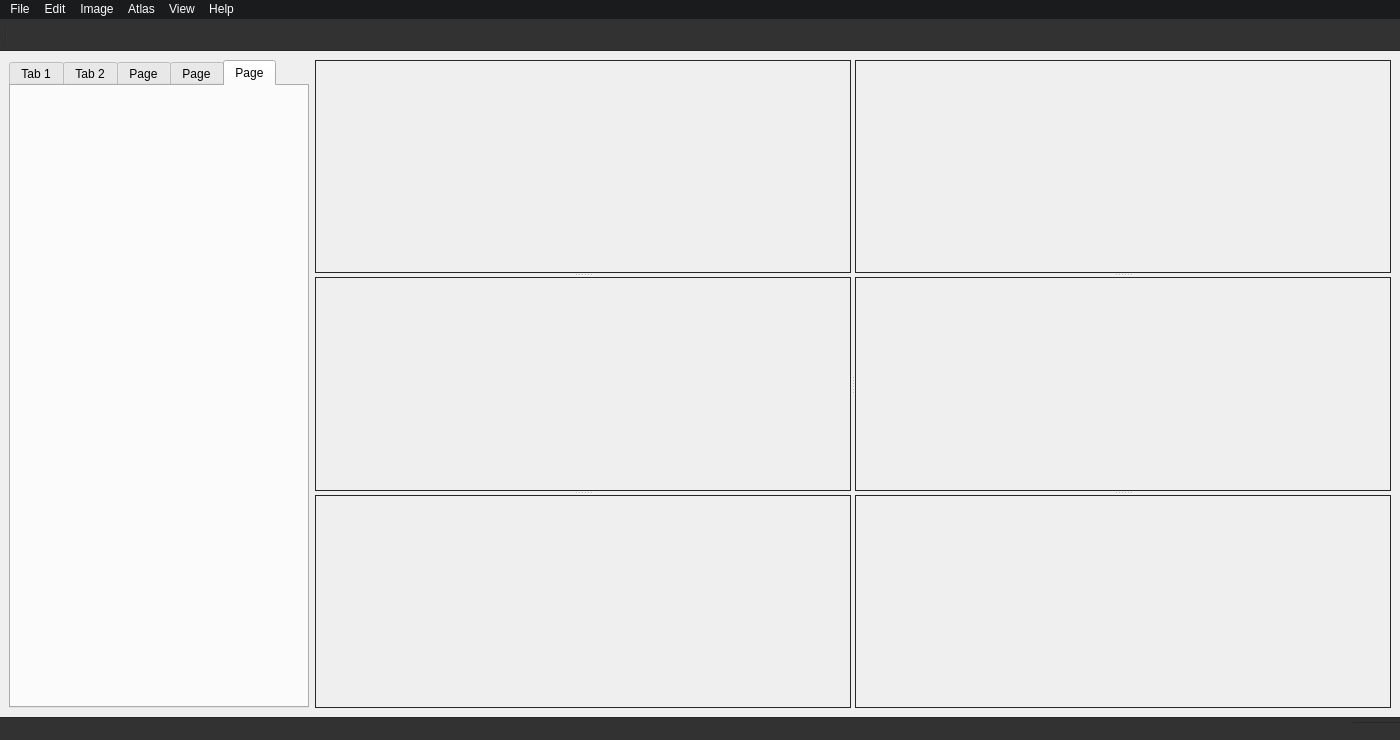
<?xml version="1.0" encoding="UTF-8"?>
<ui version="4.0">
 <class>MainWindow</class>
 <widget class="QMainWindow" name="MainWindow">
  <property name="geometry">
   <rect>
    <x>0</x>
    <y>0</y>
    <width>1400</width>
    <height>740</height>
   </rect>
  </property>
  <property name="windowTitle">
   <string>MainWindow</string>
  </property>
  <property name="styleSheet">
   <string notr="true"/>
  </property>
  <widget class="QWidget" name="centralwidget">
   <property name="styleSheet">
    <string notr="true"/>
   </property>
   <layout class="QGridLayout" name="gridLayout">
    <item row="0" column="1">
     <widget class="QSplitter" name="splitter_3">
      <property name="orientation">
       <enum>Qt::Horizontal</enum>
      </property>
      <widget class="QSplitter" name="splitter">
       <property name="orientation">
        <enum>Qt::Vertical</enum>
       </property>
       <widget class="QFrame" name="coronalframe">
        <property name="styleSheet">
         <string notr="true">border: 1px solid rgb(39, 39, 39);</string>
        </property>
        <property name="frameShape">
         <enum>QFrame::StyledPanel</enum>
        </property>
        <property name="frameShadow">
         <enum>QFrame::Raised</enum>
        </property>
       </widget>
       <widget class="QFrame" name="sagitalframe">
        <property name="styleSheet">
         <string notr="true">border: 1px solid rgb(39, 39, 39);</string>
        </property>
        <property name="frameShape">
         <enum>QFrame::StyledPanel</enum>
        </property>
        <property name="frameShadow">
         <enum>QFrame::Raised</enum>
        </property>
       </widget>
       <widget class="QFrame" name="horizontalframe">
        <property name="styleSheet">
         <string notr="true">border: 1px solid rgb(39, 39, 39);</string>
        </property>
        <property name="frameShape">
         <enum>QFrame::StyledPanel</enum>
        </property>
        <property name="frameShadow">
         <enum>QFrame::Raised</enum>
        </property>
       </widget>
      </widget>
      <widget class="QSplitter" name="splitter_2">
       <property name="orientation">
        <enum>Qt::Vertical</enum>
       </property>
       <widget class="QFrame" name="sagitalcopyframe">
        <property name="styleSheet">
         <string notr="true">border: 1px solid rgb(39, 39, 39);</string>
        </property>
        <property name="frameShape">
         <enum>QFrame::StyledPanel</enum>
        </property>
        <property name="frameShadow">
         <enum>QFrame::Raised</enum>
        </property>
       </widget>
       <widget class="QFrame" name="histview">
        <property name="styleSheet">
         <string notr="true">border: 1px solid rgb(39, 39, 39);</string>
        </property>
        <property name="frameShape">
         <enum>QFrame::StyledPanel</enum>
        </property>
        <property name="frameShadow">
         <enum>QFrame::Raised</enum>
        </property>
       </widget>
       <widget class="GLViewWidget" name="view3d" native="true">
        <property name="autoFillBackground">
         <bool>false</bool>
        </property>
        <property name="styleSheet">
         <string notr="true">border: 1px solid rgb(39, 39, 39);</string>
        </property>
       </widget>
      </widget>
     </widget>
    </item>
    <item row="0" column="0">
     <widget class="QTabWidget" name="sidebar">
      <property name="minimumSize">
       <size>
        <width>300</width>
        <height>0</height>
       </size>
      </property>
      <property name="maximumSize">
       <size>
        <width>300</width>
        <height>16777215</height>
       </size>
      </property>
      <property name="styleSheet">
       <string notr="true"/>
      </property>
      <property name="tabPosition">
       <enum>QTabWidget::North</enum>
      </property>
      <property name="currentIndex">
       <number>4</number>
      </property>
      <widget class="QWidget" name="atlascontrolpanel">
       <property name="styleSheet">
        <string notr="true"/>
       </property>
       <attribute name="title">
        <string>Tab 1</string>
       </attribute>
      </widget>
      <widget class="QWidget" name="treeviewpanel">
       <attribute name="title">
        <string>Tab 2</string>
       </attribute>
      </widget>
      <widget class="QWidget" name="imagecontrolpanel">
       <attribute name="title">
        <string>Page</string>
       </attribute>
      </widget>
      <widget class="QWidget" name="layerpanel">
       <attribute name="title">
        <string>Page</string>
       </attribute>
      </widget>
      <widget class="QWidget" name="probecontrolpanel">
       <attribute name="title">
        <string>Page</string>
       </attribute>
      </widget>
     </widget>
    </item>
   </layout>
  </widget>
  <widget class="QStatusBar" name="statusbar">
   <property name="styleSheet">
    <string notr="true">background-color: rgb(50, 50, 50);
color: rgb(255, 255, 255);
border-top: 1px solid #272727;
padding-left: 30px;
</string>
   </property>
  </widget>
  <widget class="QMenuBar" name="menuBar">
   <property name="geometry">
    <rect>
     <x>0</x>
     <y>0</y>
     <width>1400</width>
     <height>21</height>
    </rect>
   </property>
   <property name="styleSheet">
    <string notr="true">background-color: rgb(25, 27, 29);
color: rgb(254, 252, 255);
border-bottom-color: rgb(37, 37, 37);
selection-background-color: qlineargradient(spread:pad, x1:0, y1:0, x2:0, y2:1, stop:0 rgba(0, 83, 185, 255), stop:1 rgba(0, 49, 104, 255));
selection-color: rgb(255, 255, 255);</string>
   </property>
   <property name="nativeMenuBar">
    <bool>false</bool>
   </property>
   <widget class="QMenu" name="menuFile">
    <property name="styleSheet">
     <string notr="true">color: rgb(255, 255, 255);
background-color: qlineargradient(spread:pad, x1:1, y1:1, x2:1, y2:0, stop:0 rgba(42, 49, 53, 255), stop:1 rgba(85, 85, 88, 255));
selection-color: rgb(255, 255, 255);
selection-background-color: rgb(63, 124, 234);
border-color: rgb(75, 78, 84);</string>
    </property>
    <property name="title">
     <string>File</string>
    </property>
    <widget class="QMenu" name="menuSave_Operating_Data">
     <property name="title">
      <string>Save Operating Data</string>
     </property>
     <addaction name="actionSave_Overlay_Image"/>
     <addaction name="actionSave_Processed_Image"/>
     <addaction name="actionSave_Mask_Image"/>
    </widget>
    <widget class="QMenu" name="menuSave_Object">
     <property name="title">
      <string>Save Object</string>
     </property>
     <addaction name="actionSave_Current"/>
     <addaction name="actionSave_Probes"/>
     <addaction name="actionSave_Virus"/>
     <addaction name="actionSave_Cells"/>
     <addaction name="actionSave_Contours"/>
     <addaction name="actionSave_Drawings"/>
    </widget>
    <widget class="QMenu" name="menuLoad_Data">
     <property name="title">
      <string>Load Operating Data</string>
     </property>
     <addaction name="actionOverlay_Image_2"/>
     <addaction name="actionMask_Image_2"/>
    </widget>
    <addaction name="actionAtlas"/>
    <addaction name="actionSingle_Image"/>
    <addaction name="separator"/>
    <addaction name="actionSave_Project"/>
    <addaction name="menuSave_Operating_Data"/>
    <addaction name="menuSave_Object"/>
    <addaction name="separator"/>
    <addaction name="actionLoad_Project"/>
    <addaction name="menuLoad_Data"/>
    <addaction name="actionLoad_Object"/>
   </widget>
   <widget class="QMenu" name="menuEdit">
    <property name="styleSheet">
     <string notr="true">color: rgb(255, 255, 255);
background-color: qlineargradient(spread:pad, x1:1, y1:1, x2:1, y2:0, stop:0 rgba(42, 49, 53, 255), stop:1 rgba(85, 85, 88, 255));
selection-color: rgb(255, 255, 255);
selection-background-color: rgb(63, 124, 234);
border-color: rgb(75, 78, 84);</string>
    </property>
    <property name="title">
     <string>Edit</string>
    </property>
    <widget class="QMenu" name="menuTranslation">
     <property name="title">
      <string>Translation</string>
     </property>
     <addaction name="actionUp"/>
     <addaction name="actionDown"/>
     <addaction name="actionLeft"/>
     <addaction name="actionRight"/>
     <addaction name="actionDistance"/>
    </widget>
    <widget class="QMenu" name="menuRotation">
     <property name="title">
      <string>Rotation</string>
     </property>
     <addaction name="actionClockwise"/>
     <addaction name="actionCounter_Clockwise"/>
     <addaction name="actionAngle"/>
    </widget>
    <addaction name="actionUndo"/>
    <addaction name="actionRedo"/>
    <addaction name="separator"/>
    <addaction name="menuTranslation"/>
    <addaction name="menuRotation"/>
    <addaction name="separator"/>
    <addaction name="actionClear"/>
   </widget>
   <widget class="QMenu" name="menuImage">
    <property name="styleSheet">
     <string notr="true">color: rgb(255, 255, 255);
background-color: qlineargradient(spread:pad, x1:1, y1:1, x2:1, y2:0, stop:0 rgba(42, 49, 53, 255), stop:1 rgba(85, 85, 88, 255));
selection-color: rgb(255, 255, 255);
selection-background-color: rgb(63, 124, 234);
border-color: rgb(75, 78, 84);</string>
    </property>
    <property name="title">
     <string>Image</string>
    </property>
    <addaction name="separator"/>
    <addaction name="action180"/>
    <addaction name="action90_Clockwise"/>
    <addaction name="action90_Counter_Clockwise"/>
    <addaction name="action1_Clockwise"/>
    <addaction name="action1_Counter_Clockwise"/>
    <addaction name="separator"/>
    <addaction name="actionFlip_Horizontal"/>
    <addaction name="actionFlip_Vertical"/>
    <addaction name="separator"/>
    <addaction name="actionProcess_Image"/>
    <addaction name="actionCut"/>
    <addaction name="actionReset_Image"/>
   </widget>
   <widget class="QMenu" name="menuAtlas">
    <property name="styleSheet">
     <string notr="true">color: rgb(255, 255, 255);
background-color: qlineargradient(spread:pad, x1:1, y1:1, x2:1, y2:0, stop:0 rgba(42, 49, 53, 255), stop:1 rgba(85, 85, 88, 255));
selection-color: rgb(255, 255, 255);
selection-background-color: rgb(63, 124, 234);
border-color: rgb(75, 78, 84);</string>
    </property>
    <property name="title">
     <string>Atlas</string>
    </property>
    <addaction name="actionDownload"/>
    <addaction name="separator"/>
    <addaction name="actionAtlas_Processor"/>
    <addaction name="separator"/>
    <addaction name="actionSave_Triangulation_Points"/>
    <addaction name="actionLoad_Triangulation_Points"/>
    <addaction name="separator"/>
    <addaction name="actionLoad_Image_Atlas"/>
    <addaction name="actionSave_Current_Slice"/>
    <addaction name="actionSave_Slice"/>
    <addaction name="actionMerge_Slices"/>
   </widget>
   <widget class="QMenu" name="menuView">
    <property name="styleSheet">
     <string notr="true">color: rgb(255, 255, 255);
background-color: qlineargradient(spread:pad, x1:1, y1:1, x2:1, y2:0, stop:0 rgba(42, 49, 53, 255), stop:1 rgba(85, 85, 88, 255));
selection-color: rgb(255, 255, 255);
selection-background-color: rgb(63, 124, 234);
border-color: rgb(75, 78, 84);</string>
    </property>
    <property name="title">
     <string>View</string>
    </property>
    <addaction name="actionCoronal_Window"/>
    <addaction name="actionSagital_Window"/>
    <addaction name="actionHorizontal_Window"/>
    <addaction name="action3D_Window"/>
    <addaction name="actionImage_Window"/>
    <addaction name="separator"/>
    <addaction name="action2_Windows"/>
    <addaction name="action4_Windows"/>
    <addaction name="separator"/>
    <addaction name="actionShow_Grids"/>
    <addaction name="actionHide_Grids"/>
   </widget>
   <widget class="QMenu" name="menuHelp">
    <property name="styleSheet">
     <string notr="true">color: rgb(255, 255, 255);
background-color: qlineargradient(spread:pad, x1:1, y1:1, x2:1, y2:0, stop:0 rgba(42, 49, 53, 255), stop:1 rgba(85, 85, 88, 255));
selection-color: rgb(255, 255, 255);
selection-background-color: rgb(63, 124, 234);
border-color: rgb(75, 78, 84);</string>
    </property>
    <property name="title">
     <string>Help</string>
    </property>
    <addaction name="actionAbout_HERBS"/>
   </widget>
   <addaction name="menuFile"/>
   <addaction name="menuEdit"/>
   <addaction name="menuImage"/>
   <addaction name="menuAtlas"/>
   <addaction name="menuView"/>
   <addaction name="menuHelp"/>
  </widget>
  <widget class="QToolBar" name="toolbar">
   <property name="minimumSize">
    <size>
     <width>0</width>
     <height>32</height>
    </size>
   </property>
   <property name="maximumSize">
    <size>
     <width>16777215</width>
     <height>32</height>
    </size>
   </property>
   <property name="windowTitle">
    <string>Tool Bar</string>
   </property>
   <property name="styleSheet">
    <string notr="true">color: rgb(255, 255, 255);
background-color: rgb(50, 50, 50);
border-top: None;
border-left: None;
border-right: None;
border-bottom: 1px solid #272727;
selection-color: rgb(50, 50, 50);
selection-background-color: rgb(50, 50, 50);</string>
   </property>
   <property name="movable">
    <bool>false</bool>
   </property>
   <attribute name="toolBarArea">
    <enum>TopToolBarArea</enum>
   </attribute>
   <attribute name="toolBarBreak">
    <bool>false</bool>
   </attribute>
   <addaction name="separator"/>
  </widget>
  <action name="action_File">
   <property name="text">
    <string>&amp;File</string>
   </property>
  </action>
  <action name="action_Open">
   <property name="text">
    <string>&amp;Open</string>
   </property>
  </action>
  <action name="actionImage">
   <property name="text">
    <string>Image</string>
   </property>
  </action>
  <action name="actionAtlas">
   <property name="text">
    <string>Load Atlas ...</string>
   </property>
  </action>
  <action name="actionSingle_Image">
   <property name="text">
    <string>Load Image ...</string>
   </property>
  </action>
  <action name="actionSave_Project">
   <property name="text">
    <string>Save Project</string>
   </property>
  </action>
  <action name="actionUndo">
   <property name="text">
    <string>Undo</string>
   </property>
  </action>
  <action name="actionRedo">
   <property name="text">
    <string>Redo</string>
   </property>
  </action>
  <action name="action180">
   <property name="text">
    <string>180</string>
   </property>
  </action>
  <action name="action90_Clockwise">
   <property name="text">
    <string>90 Clockwise</string>
   </property>
  </action>
  <action name="action90_Counter_Clockwise">
   <property name="text">
    <string>90 Counter Clockwise</string>
   </property>
  </action>
  <action name="actionFlip_Horizontal">
   <property name="text">
    <string>Flip Horizontal</string>
   </property>
  </action>
  <action name="actionFlip_Vertical">
   <property name="text">
    <string>Flip Vertical</string>
   </property>
  </action>
  <action name="actionDownload">
   <property name="text">
    <string>Download Waxholm Rat Atlas ...</string>
   </property>
  </action>
  <action name="actionSave_Current_Slice">
   <property name="text">
    <string>Register Slice Info ...</string>
   </property>
  </action>
  <action name="actionAbout_HERBS">
   <property name="text">
    <string>About HERBS</string>
   </property>
  </action>
  <action name="actionSave_Slice">
   <property name="text">
    <string>Save Processed Slice ...</string>
   </property>
  </action>
  <action name="actionCoronal_Window">
   <property name="text">
    <string>Coronal Window</string>
   </property>
  </action>
  <action name="actionSagital_Window">
   <property name="text">
    <string>Sagital Window</string>
   </property>
  </action>
  <action name="actionHorizontal_Window">
   <property name="text">
    <string>Horizontal Window</string>
   </property>
  </action>
  <action name="action3D_Window">
   <property name="text">
    <string>3D Window</string>
   </property>
  </action>
  <action name="actionImage_Window">
   <property name="text">
    <string>Image Window</string>
   </property>
  </action>
  <action name="action2_Windows">
   <property name="text">
    <string>2 Windows</string>
   </property>
  </action>
  <action name="action4_Windows">
   <property name="text">
    <string>4 Windows</string>
   </property>
  </action>
  <action name="actionProcess_Image">
   <property name="text">
    <string>Process Image</string>
   </property>
  </action>
  <action name="actionReset_Image">
   <property name="text">
    <string>Reset</string>
   </property>
  </action>
  <action name="actionAtlas_Processor">
   <property name="text">
    <string>Atlas Processor</string>
   </property>
  </action>
  <action name="actionSave_Overlay_Image">
   <property name="text">
    <string>Overlay Image</string>
   </property>
  </action>
  <action name="actionSave_Processed_Image">
   <property name="text">
    <string>Processed Image</string>
   </property>
  </action>
  <action name="actionSave_Mask_Image">
   <property name="text">
    <string>Mask Image</string>
   </property>
  </action>
  <action name="actionSave_Current">
   <property name="text">
    <string>Current</string>
   </property>
  </action>
  <action name="actionSave_Probes">
   <property name="text">
    <string>Probes</string>
   </property>
  </action>
  <action name="actionSave_Virus">
   <property name="text">
    <string>Virus</string>
   </property>
  </action>
  <action name="actionSave_Cells">
   <property name="text">
    <string>Cells</string>
   </property>
  </action>
  <action name="actionSave_Contours">
   <property name="text">
    <string>Contours</string>
   </property>
  </action>
  <action name="actionSave_Drawings">
   <property name="text">
    <string>Drawings</string>
   </property>
  </action>
  <action name="actionLoad_Project">
   <property name="text">
    <string>Load Project</string>
   </property>
  </action>
  <action name="actionLoad_Object">
   <property name="text">
    <string>Load Objects</string>
   </property>
  </action>
  <action name="actionOverlay_Image_2">
   <property name="text">
    <string>Overlay Image</string>
   </property>
  </action>
  <action name="actionMask_Image_2">
   <property name="text">
    <string>Mask Image</string>
   </property>
  </action>
  <action name="actionSave_Triangulation_Points">
   <property name="text">
    <string>Save Triangulation Points ...</string>
   </property>
  </action>
  <action name="actionLoad_Triangulation_Points">
   <property name="text">
    <string>Load Triangulation Points ...</string>
   </property>
  </action>
  <action name="actionUp">
   <property name="text">
    <string>Up</string>
   </property>
  </action>
  <action name="actionDown">
   <property name="text">
    <string>Down</string>
   </property>
  </action>
  <action name="actionLeft">
   <property name="text">
    <string>Left</string>
   </property>
  </action>
  <action name="actionRight">
   <property name="text">
    <string>Right</string>
   </property>
  </action>
  <action name="actionDistance">
   <property name="text">
    <string>Distance Setting</string>
   </property>
  </action>
  <action name="actionClockwise">
   <property name="text">
    <string>Clockwise</string>
   </property>
  </action>
  <action name="actionCounter_Clockwise">
   <property name="text">
    <string>Counter Clockwise</string>
   </property>
  </action>
  <action name="actionAngle">
   <property name="text">
    <string>Angle Setting</string>
   </property>
  </action>
  <action name="action1_Clockwise">
   <property name="text">
    <string>1 Clockwise</string>
   </property>
  </action>
  <action name="action1_Counter_Clockwise">
   <property name="text">
    <string>1 Counter Clockwise</string>
   </property>
  </action>
  <action name="actionShow_Grids">
   <property name="text">
    <string>Show Grids</string>
   </property>
  </action>
  <action name="actionHide_Grids">
   <property name="text">
    <string>Hide Grids</string>
   </property>
  </action>
  <action name="actionLoad_Image_Atlas">
   <property name="text">
    <string>Load Slice(s) ...</string>
   </property>
  </action>
  <action name="actionMerge_Slices">
   <property name="text">
    <string>Merge Slices</string>
   </property>
  </action>
  <action name="actionCut">
   <property name="text">
    <string>Crop</string>
   </property>
  </action>
  <action name="actionClear">
   <property name="text">
    <string>Clear</string>
   </property>
  </action>
 </widget>
 <customwidgets>
  <customwidget>
   <class>GLViewWidget</class>
   <extends>QWidget</extends>
   <header location="global">pyqtgraph.opengl</header>
   <container>1</container>
  </customwidget>
 </customwidgets>
 <resources/>
 <connections/>
</ui>
